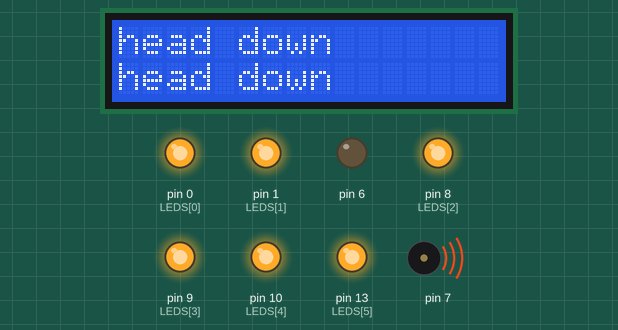
Simulated run of this sketch. Board: Arduino Uno, built with avr-gcc and run on an emulated ATmega328P. Parts: 16×2 character LCD, output pins drawn as LEDs (lit = HIGH), buzzer (waves = sounding). Random numbers use the default seed unless the sketch sets one.

Above: at 0.1 s.
At 30.4 s:
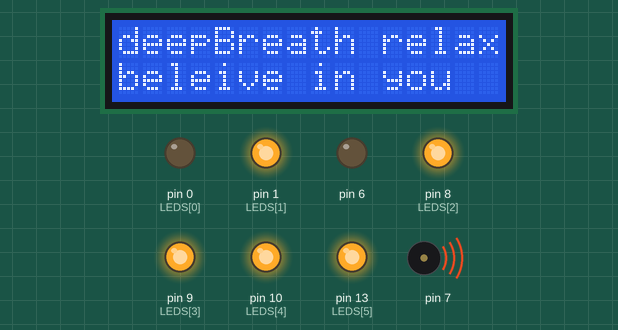
At 51.4 s:
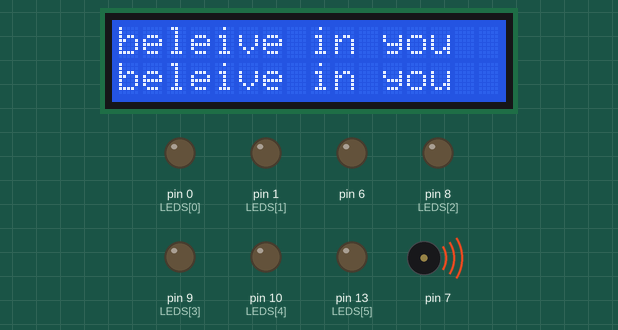
At 60.3 s:
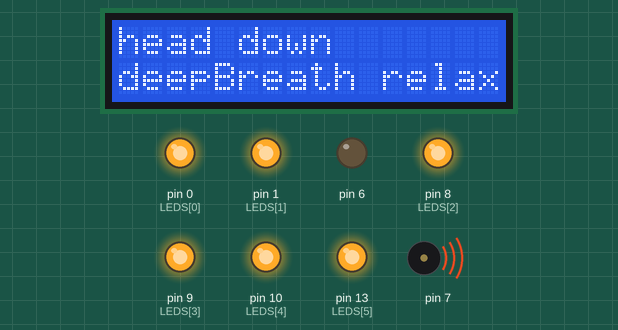
At 111.7 s:
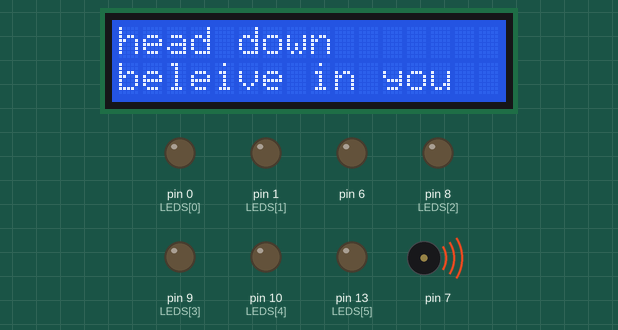
At 120.6 s:
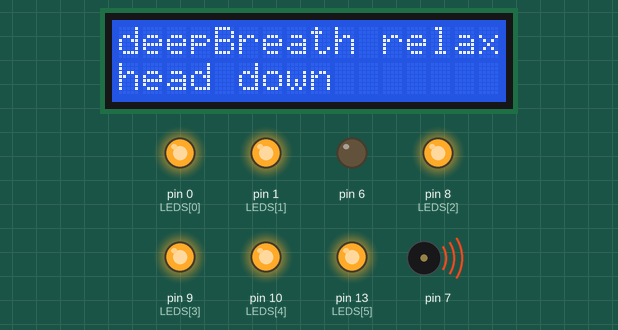
Timing chart, 0 to 122.1 s (numbered marks = the images above):
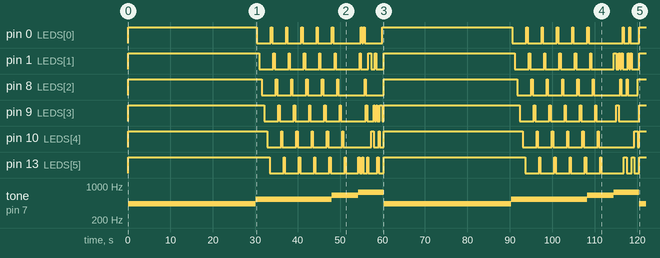

Measured:
- by itself, pin 0 (LEDS[0]): LOW → HIGH at 0.07 s, → LOW 30.3 s later, → HIGH 3.3 s later, → LOW 0.30 s later, … (33 changes in this stretch)
- by itself, pin 1 (LEDS[1]): LOW → HIGH at 0.07 s, → LOW 30.9 s later, → HIGH 3.3 s later, → LOW 0.30 s later, … (41 changes in this stretch)
- by itself, pin 8 (LEDS[2]): LOW → HIGH at 0.07 s, → LOW 31.5 s later, → HIGH 3.3 s later, → LOW 0.30 s later, … (31 changes in this stretch)
- by itself, pin 9 (LEDS[3]): LOW → HIGH at 0.07 s, → LOW 32.1 s later, → HIGH 3.3 s later, → LOW 0.30 s later, … (35 changes in this stretch)
- by itself, pin 10 (LEDS[4]): LOW → HIGH at 0.07 s, → LOW 32.7 s later, → HIGH 3.3 s later, → LOW 0.30 s later, … (31 changes in this stretch)
- by itself, pin 13 (LEDS[5]): LOW → HIGH at 0.07 s, → LOW 33.3 s later, → HIGH 3.3 s later, → LOW 0.30 s later, … (37 changes in this stretch)
- by itself, tone on pin 7: plays 432 Hz for 30.0 s, 528 Hz for 18.0 s, 639 Hz for 6.2 s, 741 Hz for 6.0 s, 432 Hz for 30.0 s, 528 Hz for 18.0 s … (9 notes in this stretch)

The sketch:

Rular.ino
```cpp
#include <LiquidCrystal.h>
#define SIZE 6
#define Piezo 7;
int Contrast = 0;
LiquidCrystal lcd(12, 11, 5, 4, 3, 2);
int total = 0;
String a[] = {"head down", "close eyes", "deepBreath relax", "pause feelBetter", "keep going", "love you", "beleive in you", "go get em"};
int LEDS[] = {0, 1, 8, 9, 10, 13};
void setup(){
  analogWrite(6, Contrast);
lcd.begin(16, 2);
  for (int i = 0; i < SIZE; i++){
    pinMode(LEDS[i], OUTPUT);
  }
}
void loop(){
  if (total % 4 == 0){
    int randomNumber1 = random(0, 7);
    int randomNumber2 = random(0, 7);
    tone(7, 432);
    lcd.setCursor(0, 0);
    lcd.print(a[randomNumber1]);
    lcd.setCursor(0, 1);
    lcd.print(a[randomNumber2]);
    on();
    lcd.clear();
  }
  else if (total % 4 == 1){
    int randomNumber1 = random(0, 7);
    int randomNumber2 = random(0, 7);
    tone(7, 528);
    lcd.setCursor(0, 0);
    lcd.print(a[randomNumber1]);
    lcd.setCursor(0, 1);
    lcd.print(a[randomNumber2]);
    onAndOff();
    lcd.clear();
  }
  else if (total % 4 == 2){
    int randomNumber1 = random(0, 7);
    int randomNumber2 = random(0, 7);
    tone(7, 639);
    lcd.setCursor(0, 0);
    lcd.print(a[randomNumber1]);
    lcd.setCursor(0, 1);
    lcd.print(a[randomNumber2]);
    order();
    lcd.clear();
  }
  else if (total % 4 == 3){
    int randomNumber1 = random(0, 7);
    int randomNumber2 = random(0, 7);
    tone(7, 741);
    lcd.setCursor(0, 0);
    lcd.print(a[randomNumber1]);
    lcd.setCursor(0, 1);
    lcd.print(a[randomNumber2]);
    randomNumber();
    lcd.clear();
  }
  total++;
}
void on(){
  for (int i = 0; i < SIZE; i++){
    digitalWrite(LEDS[i], HIGH);
  }
  delay(30000);
}
void order(){
  for (int i = 0; i <= SIZE; i++){
    digitalWrite(LEDS[i], HIGH);
    delay(300);
    digitalWrite(LEDS[i], LOW);
    delay(300);
  }
  delay(2000);
}
void randomNumber(){
  int randomNumber;
  int i = 1;
  while (i <= 20){
    randomNumber = random(0, 6);
    digitalWrite(LEDS[randomNumber], HIGH);
    delay(300);
    digitalWrite(LEDS[randomNumber], LOW);
    i++;
  }
}
void onAndOff(){
  for(int i = 0; i < 5; i++){
    for (int i = 0; i < SIZE; i++){
    digitalWrite(LEDS[i], HIGH);
    delay(300);
    digitalWrite(LEDS[i], LOW);
    delay(300);
    }
  }

}
```
